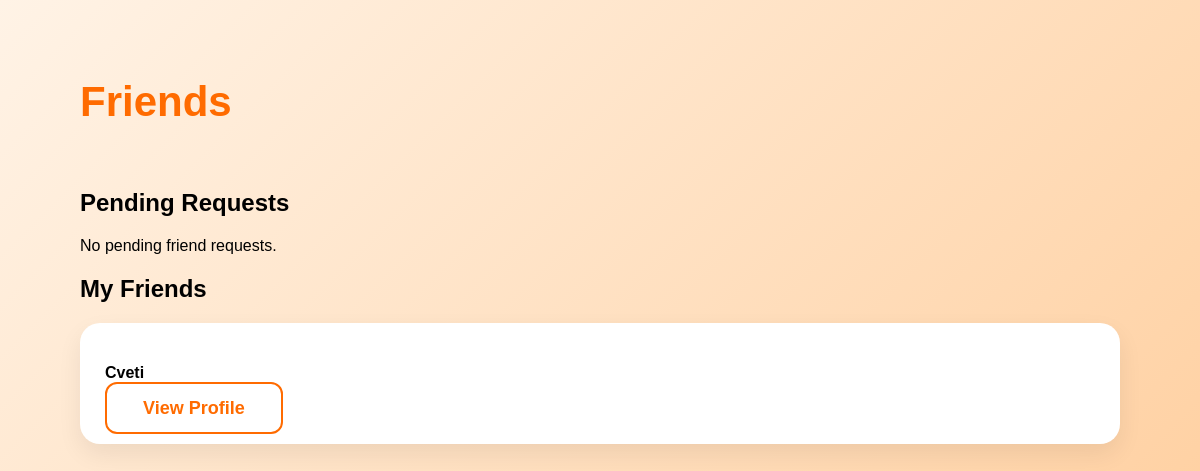
The page /friends/ (signed in) on the database as committed earlier.
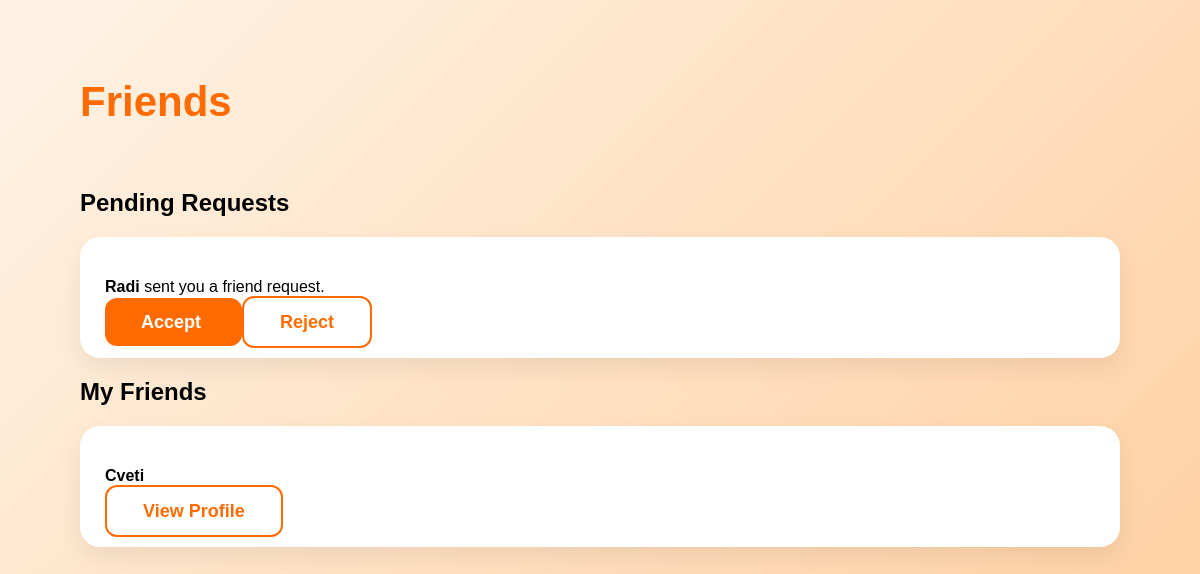
The same page on the database as committed later.
### friends/models.py (models this page shows, shortened)
class FriendRequest(models.Model):
    STATUS_CHOICES = [
        ("pending", "Pending"),
        ("accepted", "Accepted"),
        ("rejected", "Rejected"),
    ]
    sender = models.ForeignKey(
        User,
        on_delete=models.CASCADE,
        related_name="sent_friend_requests"
    )
    receiver = models.ForeignKey(
        User,
        on_delete=models.CASCADE,
        related_name="received_friend_requests"
    )
    status = models.CharField(
        max_length=20,
        choices=STATUS_CHOICES,
        default="pending"
    )
    created_at = models.DateTimeField(auto_now_add=True)
    class Meta:
        unique_together = ("sender", "receiver")

### friends/views.py (the view)
# urls.py: path("", views.friends_view, name="friends"),
@login_required
def friends_view(request):
    pending_requests = FriendRequest.objects.filter(
        receiver=request.user,
        status="pending"
    )
    friends = FriendRequest.objects.filter(
        Q(sender=request.user) | Q(receiver=request.user),
        status="accepted"
    )
    return render(
        request,
        "friends/friends.html",
        {
            "pending_requests": pending_requests,
            "friends": friends,
        }
    )

### friends/templates/friends/friends.html
{% extends "base.html" %}
{% block content %}
<div class="page-container">
    <div class="page-header">
        <h1>Friends</h1>
    </div>
    <h2>Pending Requests</h2>
    {% for friend_request in pending_requests %}
        <div class="event-card">
            <p>
                <strong>{{ friend_request.sender.username }}</strong>
                sent you a friend request.
            </p>
            <a href="{% url 'accept_friend_request' friend_request.id %}" class="btn btn-primary">
                Accept
            </a>
            <a href="{% url 'reject_friend_request' friend_request.id %}" class="btn btn-outline">
                Reject
            </a>
        </div>
    {% empty %}
        <p>No pending friend requests.</p>
    {% endfor %}
    <h2>My Friends</h2>
    {% for friendship in friends %}
        <div class="event-card">
            {% if friendship.sender == request.user %}
                <p><strong>{{ friendship.receiver.username }}</strong></p>
                <a href="{% url 'user_profile' friendship.receiver.id %}" class="btn btn-outline">
                    View Profile
                </a>
            {% else %}
                <p><strong>{{ friendship.sender.username }}</strong></p>
                <a href="{% url 'user_profile' friendship.sender.id %}" class="btn btn-outline">
                    View Profile
                </a>
            {% endif %}
        </div>
    {% empty %}
        <p>You don't have friends yet.</p>
    {% endfor %}
</div>
{% endblock %}

Rows that differ between the two databases and show on the page:
added FriendRequest: sender.username "Radi", shown under "Pending Requests"
Other text that changed with them:
text no longer shown: "No pending friend requests."
